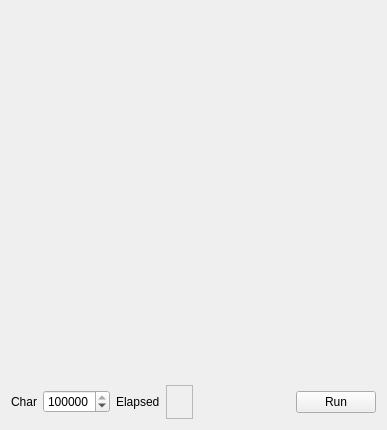
<?xml version="1.0" encoding="UTF-8"?>
<ui version="4.0">
 <class>DistributionPage</class>
 <widget class="QWidget" name="DistributionPage">
  <property name="geometry">
   <rect>
    <x>0</x>
    <y>0</y>
    <width>387</width>
    <height>430</height>
   </rect>
  </property>
  <layout class="QVBoxLayout" name="verticalLayout" stretch="1,0">
   <item>
    <widget class="QCustomPlot" name="plot" native="true"/>
   </item>
   <item>
    <layout class="QHBoxLayout" name="horizontalLayout_2">
     <item>
      <widget class="QLabel" name="label">
       <property name="text">
        <string>Char</string>
       </property>
      </widget>
     </item>
     <item>
      <widget class="QSpinBox" name="sb_samples">
       <property name="toolTip">
        <string>Character count</string>
       </property>
       <property name="minimum">
        <number>1</number>
       </property>
       <property name="maximum">
        <number>999999999</number>
       </property>
       <property name="singleStep">
        <number>10000</number>
       </property>
       <property name="value">
        <number>100000</number>
       </property>
      </widget>
     </item>
     <item>
      <widget class="QLabel" name="label_2">
       <property name="text">
        <string>Elapsed</string>
       </property>
      </widget>
     </item>
     <item>
      <widget class="QFrame" name="frame">
       <property name="frameShape">
        <enum>QFrame::StyledPanel</enum>
       </property>
       <property name="frameShadow">
        <enum>QFrame::Raised</enum>
       </property>
       <layout class="QHBoxLayout" name="horizontalLayout">
        <item>
         <widget class="QLabel" name="l_elapsed">
          <property name="text">
           <string/>
          </property>
         </widget>
        </item>
       </layout>
      </widget>
     </item>
     <item>
      <spacer name="horizontalSpacer">
       <property name="orientation">
        <enum>Qt::Horizontal</enum>
       </property>
       <property name="sizeHint" stdset="0">
        <size>
         <width>40</width>
         <height>20</height>
        </size>
       </property>
      </spacer>
     </item>
     <item>
      <widget class="QPushButton" name="pb_run">
       <property name="text">
        <string>Run</string>
       </property>
      </widget>
     </item>
    </layout>
   </item>
  </layout>
 </widget>
 <customwidgets>
  <customwidget>
   <class>QCustomPlot</class>
   <extends>QWidget</extends>
   <header location="global">qcustomplot/qcustomplot.h</header>
   <container>1</container>
  </customwidget>
 </customwidgets>
 <resources/>
 <connections/>
</ui>
